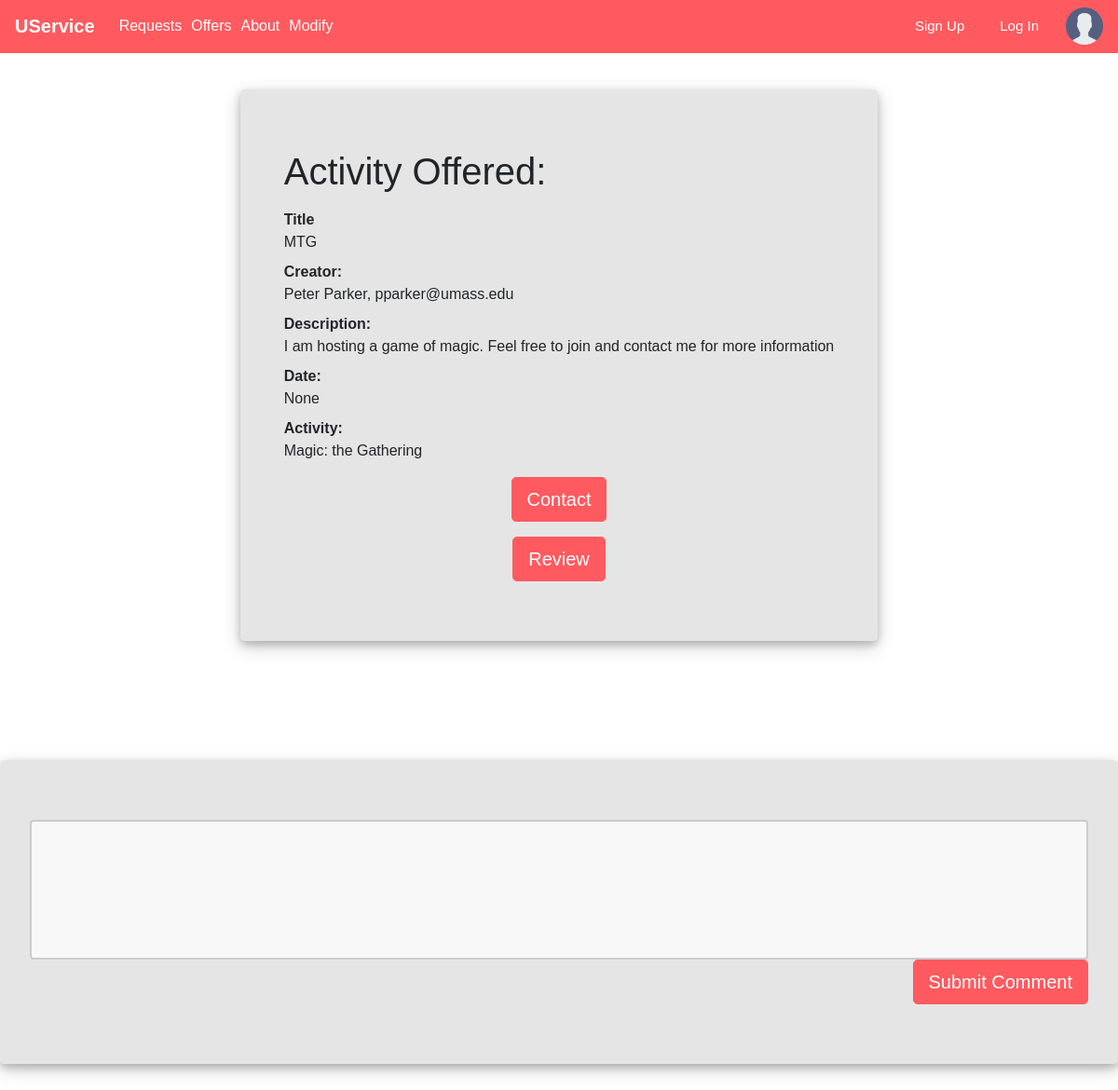
The page /USERVICE/activityDetail/4 on the database its author committed.
### USERVICE/models.py (models this page shows, shortened)
class Activity(models.Model):
    title = models.CharField(max_length=200, help_text="Enter a Title")
    creator = models.ForeignKey(Profile, on_delete=models.SET_NULL, null=True)
    description = models.TextField(max_length=1000, help_text="Enter a brief description of the book")
    date = models.DateField(null=True, blank=True)
    activity = models.CharField(max_length=200, help_text="Enter an activity")
    request = models.BooleanField(default=False)
    offer = models.BooleanField(default=False)

class Profile(models.Model):
    user = models.ForeignKey(User, on_delete=models.SET_NULL, null=True)
    review = models.CharField(max_length=500, help_text="Review")
    RATING = (
        ('vb', 'Very Bad'),
        ('b', 'Bad'),
        ('g', 'Good'),
        ('vg', 'Very Good'),
    )
    rating = models.CharField(max_length=1, choices=RATING, blank=True, default='vb', help_text='Rate Me')
    def __str__(self):
        return '%s' % (self.user)

class User(models.Model):
    name = models.CharField(max_length=100, help_text="Name")
    email = models.CharField(max_length=100, help_text="Email")
    password = models.CharField(max_length=10, help_text="Password")
    def __str__(self):
        return '%s, %s' % (self.name, self.email)

### USERVICE/views.py (the view)
# urls.py: url(r'^activityDetail/(?P<pk>\d+)$', views.activityDetailView.as_view(), name='activity-Detail'),
class activityDetailView(generic.DetailView):
    model=Activity
    context_object_name="activity"
    template_name='displayTemplate/activityDetail.html'

### USERVICE/templates/displayTemplate/activityDetail.html (shortened to what this page needs)
{% extends "base_generic.html" %}
{% block extra_head %}
{% load static %}
<link rel="stylesheet" href="{% static 'css/details.css' %}">
{% endblock %}
{% block content %}
    <div class="row">
      <div class="jumbotron">
        <div class="container">
          {% if activity.offer %}
          <h1 class="text-left">Activity Offered:</h1>
          {%else%}
          <h1 class="text-left">Activity Requested:</h1>
          {%endif%}
        <dl class="dl-horizontal">
          <dt>Title</dt>
          <dd>{{activity.title}}</dd>
          <dt>Creator:</dt>
          <dd>{{activity.creator}}</dd>
          <dt>Description:</dt>
          <dd>{{activity.description}}</dd>
          <dt>Date:</dt>
          <dd>{{activity.date}}</dd>
          <dt>Activity:</dt>
          <dd>{{activity.activity}}</dd>
        </dl>
        </div>
        <div class="text-center">
        <button type="button" class="btn btn-lg">Contact</button>
        </div>
        {% if activity.offer %}
        <div class="text-center">
        <button type="button" class="btn btn-lg">Review</button>
      </div>
        {%endif%}
      </div>
    </div>
    <div class="jumbotron">
      <input id="input" type="text">
      <div class="text-right">
      <button type="submit" class="btn btn-lg">Submit Comment</button>
    </div>
  </div>
{% endblock %}

### USERVICE/static/css/navbar.css (style rules this page uses)
* { font-family: Arial, Helvetica, sans-serif; }

### USERVICE/static/css/details.css (style rules this page uses)
.btn-lg { background-color: #FF5A5F; border-color: #FF5A5F; color: white; }
.jumbotron { background-color: rgba(203, 203, 203, 0.49)!important; margin-top: 6rem; box-shadow: 0 4px 8px 0 rgba(0, 0, 0, 0.2), 0 6px 20px 0 rgba(0, 0, 0, 0.19); }
.row { justify-content: center; }
input { width: 100%; height: 150px; padding: 12px 20px; box-sizing: border-box; border: 2px solid #ccc; border-radius: 4px; background-color: #f8f8f8; resize: none; }

### rows shown on the page
Activity: title "MTG", creator "Peter Parker, pparker@umass.edu", description "I am hosting a game of magic. Feel free to join and contact me for more information", date "None", activity "Magic: the Gathering"
